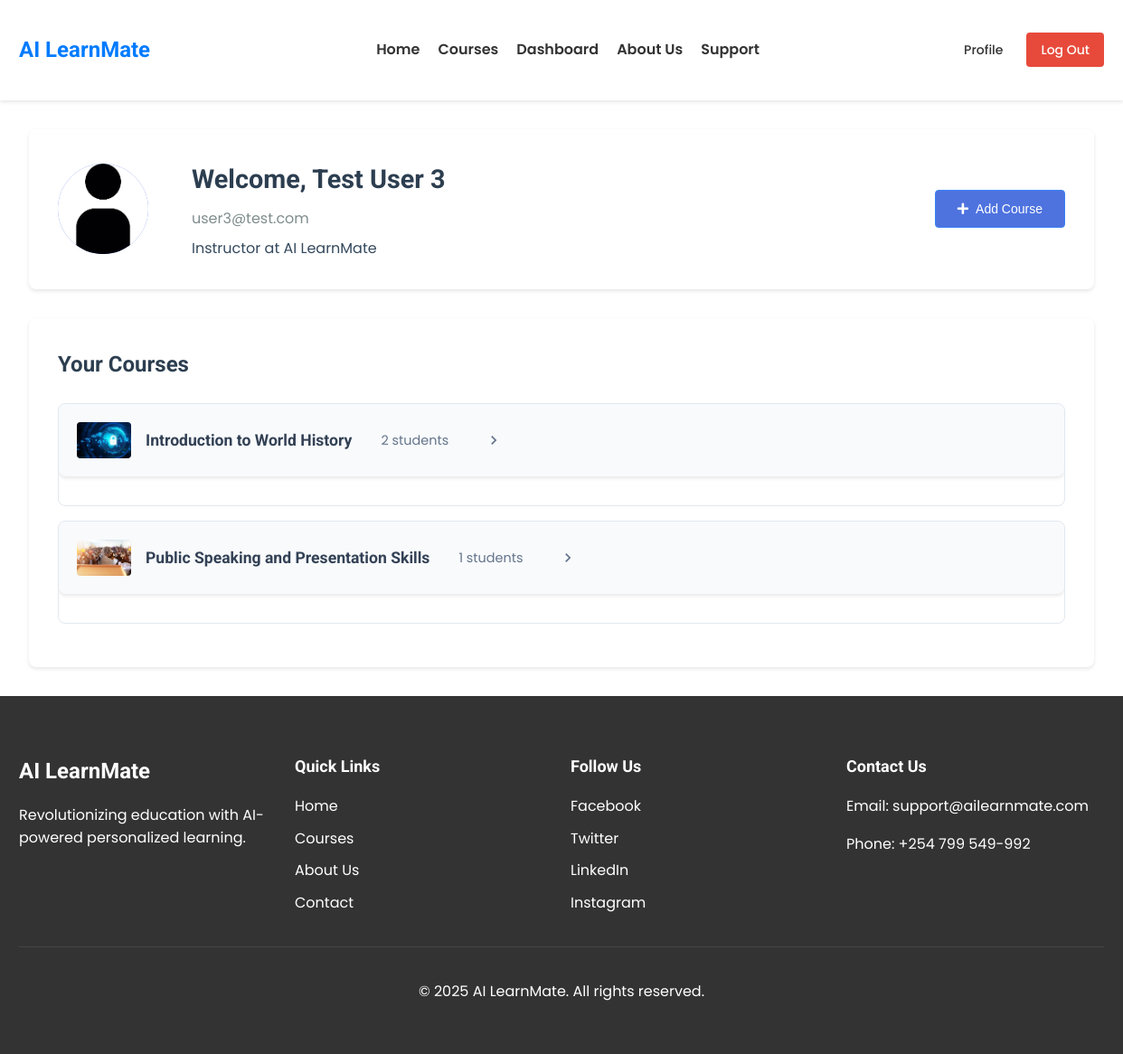
Screenshot of /accounts/instructor/ (signed in) with the database file from the repository.
### users/models.py (models this page shows, shortened)
class Profile(models.Model):
    user = models.OneToOneField(User, on_delete=models.CASCADE, related_name='profile')
    full_name = models.CharField(max_length=100, blank=True)
    phone_number = models.CharField(max_length=20, blank=True)
    about = models.TextField(blank=True)
    user_image = models.ImageField(upload_to='userimages', blank=True)
    learning_level = models.CharField(max_length=50, null=True, blank=True)
    progress_percentage = models.FloatField(default=0.0)
    date_joined = models.DateTimeField(auto_now_add=True)

class User(AbstractBaseUser, PermissionsMixin):
    email = models.EmailField(unique=True, null=False)
    username = models.CharField(max_length=100)
    is_admin = models.BooleanField(ugettext_lazy('Admin Status'), default=False, help_text=ugettext_lazy('Whether User is an Admin'))
    is_staff = models.BooleanField(ugettext_lazy('Staff Status'), default=False, help_text=ugettext_lazy('Whether user should have Staff Priveleges'))
    is_active = models.BooleanField(ugettext_lazy('Active'), default=True, help_text=ugettext_lazy('Whether user should be treated as active'))
    learner = models.BooleanField(ugettext_lazy('Learner'), default=False, help_text=ugettext_lazy('Whether user is a learner'))
    tutor = models.BooleanField(ugettext_lazy('Tutor'), default=False, help_text=ugettext_lazy('Whether user is a tutor'))
    USERNAME_FIELD = 'email'
    objects = MyUserManager()

### learning/models.py (models this page shows, shortened)
class Course(models.Model):
    title = models.CharField(max_length=200)
    description = models.TextField()
    instructor = models.ForeignKey(User, on_delete=models.CASCADE, related_name='courses_taught')
    subject = models.CharField(max_length=100)
    difficulty = models.CharField(max_length=50)
    course_image = models.ImageField(upload_to='courseimages')
    learning_outcomes = models.TextField()
    created_at = models.DateTimeField(auto_now_add=True)
    updated_at = models.DateTimeField(auto_now=True)
    is_ai_recommended = models.BooleanField(default=False)
    price = models.FloatField(default=1799.99)

### users/views.py (the view)
# urls.py: path('instructor/', views.instructor_dashboard, name='instructor_dashboard'), # Tutors' dashboard. Shows all their content with CRUD functionalities
@login_required
def instructor_dashboard(request):
    instructor = request.user
    try:
        profile = instructor.profile
    except Profile.DoesNotExist:
        profile = None
    courses = Course.objects.filter(instructor=instructor)
    course_data = []
    for course in courses:
        enrollments = Enrollment.objects.filter(course=course)
        enrolled_students = [enrollment.user for enrollment in enrollments]
        progress_data = [enrollment.progress for enrollment in enrollments]
        avg_progress = sum(progress_data) / len(progress_data) if progress_data else 0
        progress_trackings = ProgressTracking.objects.filter(course=course)
        weaknesses = []
        for tracking in progress_trackings:
            if tracking.weaknesses:
                weaknesses.extend(tracking.weaknesses.split(','))
        from collections import Counter
        problem_areas = [{"topic": topic.strip(), "students_struggling": count}
                        for topic, count in Counter(weaknesses).most_common(3)]
        ai_recommendations = [
            f"Consider adding more visual examples for {course.subject} concepts",
            "Students are struggling with basics - suggest prerequisite review",
            "Course might benefit from more interactive exercises"
        ]
        lessons = Lesson.objects.filter(course=course).order_by('order')
        quizzes = Quiz.objects.filter(lesson__course=course).distinct()
        lesson_materials = []
        for lesson in lessons:
            images = LessonImage.objects.filter(lesson=lesson).order_by('order')
            videos = LessonVideo.objects.filter(lesson=lesson).order_by('order')
            lesson_materials.append({
                'lesson': lesson,
                'images': images,
                'videos': videos
            })
        course_data.append({
            "course": course,
            "enrolled_students": enrolled_students,
            "enrollments": enrollments,
            "avg_progress": avg_progress,
            "problem_areas": problem_areas,
            "ai_recommendations": ai_recommendations,
            "lessons": lessons,
            "lesson_materials": lesson_materials,
            "quizzes": quizzes,
        })
    context = {
        "instructor": instructor,
        "profile": profile,
        "course_data": course_data,
    }
    return render(request, 'users/instructor_dashboard.html', context=context)

### templates/users/instructor_dashboard.html (shortened to what this page needs)
{% extends 'base.html' %}
{% load static %}
{% block extra_css %}
<link rel="stylesheet" href="{% static 'styles/instructor_dashboard.css' %}">
{% endblock %}
{% block content %}
<section class="instructor-dashboard">
  <div class="profile-header">
    <div class="profile-image">
      {% if profile.user_image %}
      <img src="{{ profile.user_image.url }}" alt="{{ instructor.username }}">
      {% else %}
      <div class="profile-initial">{{ instructor.username|first|upper }}</div>
      {% endif %}
    </div>
    <div class="profile-meta">
      <h1>Welcome, {{ profile.full_name|default:instructor.username }}</h1>
      <p class="profile-email">{{ instructor.email }}</p>
      <p class="profile-bio">{{ profile.about|default:"Instructor at AI LearnMate" }}</p>
    </div>
    <div class="profile-actions">
      <button class="btn primary" data-bs-toggle="modal" data-bs-target="#addCourseModal">
        <i class="fas fa-plus"></i> Add Course
      </button>
    </div>
  </div>
  <div class="courses-container">
    <h2>Your Courses</h2>
    <div class="courses-list">
      {% for data in course_data %}
      <div class="course-item">
        <div class="course-header" onclick="toggleCourse('course-{{ data.course.id }}')">
          <div class="course-title-wrapper">
            {% if data.course.course_image %}
            <img src="{{ data.course.course_image.url }}" class="course-thumbnail" alt="{{ data.course.title }}">
            {% endif %}
            <h3>{{ data.course.title }}</h3>
          </div>
          <div class="course-meta">
            <span class="enrollment-count">{{ data.enrollments|length }} students</span>
            <button class="toggle-btn" aria-expanded="false" aria-controls="course-{{ data.course.id }}">
              <svg class="arrow-icon" viewBox="0 0 24 24">
                <path d="M8.59 16.59L13.17 12 8.59 7.41 10 6l6 6-6 6-1.41-1.41z" />
              </svg>
            </button>
          </div>
        </div>
      </div>
      {% endfor %}
    </div>
  </div>
</section>
{% endblock %}

### static/styles/home.css (style rules this page uses)
body { font-family: 'Poppins', sans-serif; margin: 0; padding: 0; color: #333; line-height: 1.6; }
h1, h2, h3, h4 { font-family: 'Roboto', sans-serif; font-weight: 700; }
.btn { display: inline-block; padding: 10px 20px; border-radius: 5px; font-weight: 600; text-align: center; transition: background 0.3s ease; }
.btn.primary { background: #007BFF; color: #fff; }

### static/styles/course.css (style rules this page uses)
.course-header { display: flex; gap: 2rem; margin-bottom: 2rem; background: white; padding: 2rem; border-radius: 8px; box-shadow: 0 2px 4px rgba(0, 0, 0, 0.1); }
.course-meta { flex: 1; }
.toggle-btn { background: none; border: none; cursor: pointer; padding: 0.5rem; display: flex; align-items: center; justify-content: center; }
.arrow-icon { width: 1.25rem; height: 1.25rem; fill: #64748b; transition: transform 0.2s ease; }

### static/styles/progress.css (style rules this page uses)
.course-header { display: flex; justify-content: space-between; align-items: center; padding: 1.25rem 1.5rem; cursor: pointer; transition: background-color 0.2s; }
.toggle-btn { background: none; border: none; padding: 0.5rem; margin-left: 1rem; cursor: pointer; }
.arrow-icon { width: 1.25rem; height: 1.25rem; fill: #64748b; transition: transform 0.2s ease; }
.btn { display: inline-block; padding: 0.5rem 1rem; border-radius: 0.375rem; font-weight: 500; text-align: center; transition: all 0.2s; }
.btn.primary { background: #3b82f6; color: white; border: 1px solid #3b82f6; }

### static/styles/assessments.css (style rules this page uses)
.toggle-btn { background: none; border: none; padding: 0.5rem; margin-left: 1rem; cursor: pointer; }
.arrow-icon { width: 1.25rem; height: 1.25rem; fill: #64748b; transition: transform 0.2s ease; }
.btn { display: inline-block; padding: 0.5rem 1rem; border-radius: 0.375rem; font-weight: 500; text-align: center; transition: all 0.2s; }
.btn.primary { background: #3b82f6; color: white; border: 1px solid #3b82f6; }

### static/styles/support.css (style rules this page uses)
.arrow-icon { width: 1.2rem; height: 1.2rem; fill: #3498db; transition: transform 0.2s ease; }
.btn { display: inline-block; padding: 0.6rem 1.2rem; border-radius: 6px; font-weight: 500; text-align: center; transition: all 0.2s; cursor: pointer; border: none; }
.btn.primary { background: #3498db; color: white; }

### static/styles/sign_up.css (style rules this page uses)
.btn { padding: 0.8rem 1.5rem; border-radius: 6px; font-weight: 600; font-size: 1rem; cursor: pointer; transition: all 0.3s ease; border: none; }

### static/styles/dashboard.css (style rules this page uses)
.profile-header { display: flex; align-items: center; margin-bottom: 1.5rem; }
.profile-image { width: 80px; height: 80px; border-radius: 50%; background-color: #3498db; display: flex; align-items: center; justify-content: center; overflow: hidden; margin-right: 1rem; }
.profile-image img { width: 100%; height: 100%; object-fit: cover; }

### rows the page displays
Profile: user_image (picture), full_name "Test User 3", about "Instructor at AI LearnMate"
User: email "user3@test.com"
Course: course.course_image (picture), course "Introduction to World History", enrollments|length "2"
Course: course.course_image (picture), course "Public Speaking and Presentation Skills", enrollments|length "1"
